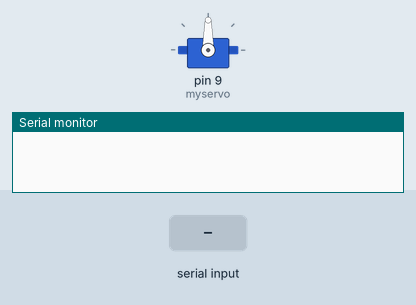
Bench run of a sketch on a simulated Arduino Uno, built with avr-gcc and run on an emulated ATmega328P. On the bench: servo, the last lines printed to the serial monitor. The test bench sets the inputs (shaded band).

Above: at 1.2 s.
1.3 s: "a" received over the second serial link
At 2.3 s:
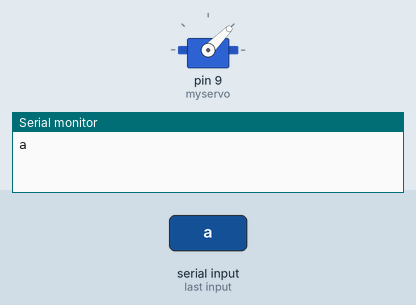
2.8 s: "c" received over the second serial link
At 3.4 s:
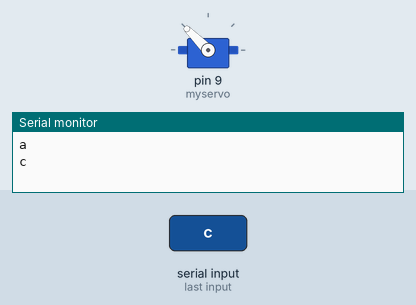
4.3 s: "d" received over the second serial link
At 5.7 s:
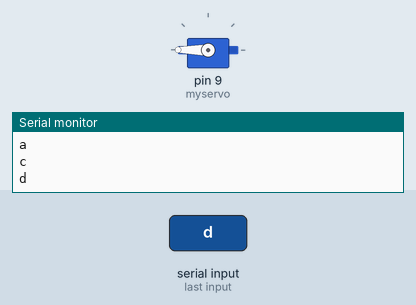
Timing chart, 0 to 7.3 s (numbered marks = the images above; inputs shaded):
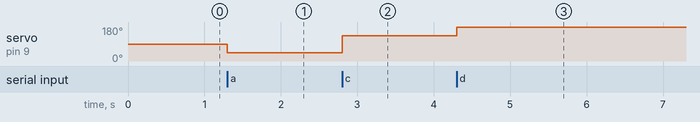

The sketch:

__SW______.ino
```cpp
#include <Servo.h>
#include<SoftwareSerial.h>

Servo myservo;
SoftwareSerial bluetooth(2,3);

void setup() {
 myservo.attach(9);
 Serial.begin(9600);
 bluetooth.begin(9600);


}

void loop() {


  if(bluetooth.available())
  {
    char data = bluetooth.read();
 //   Serial.write(data);
    Serial.println(data);

    if(data=='a'){
      myservo.write(45);
    }
    if(data=='b')
    {
      myservo.write(90);
    }
    if(data=='c')
    {
      myservo.write(135);

    }
    if(data=='d')
    {
      myservo.write(180);
    }
  }


}
```

Measured:
- after the input at 1.3 s, servo on pin 9 (myservo): 90° → 45° at once
- after the input at 2.8 s, servo on pin 9 (myservo): 45° → 135° at once
- after the input at 4.3 s, servo on pin 9 (myservo): 135° → 180° at once
